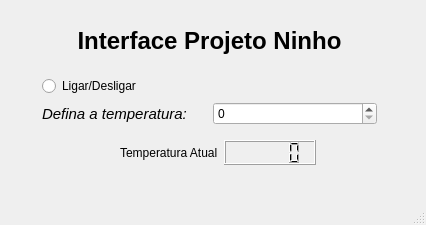
<?xml version="1.0" encoding="UTF-8"?>
<ui version="4.0">
 <class>MainWindow</class>
 <widget class="QMainWindow" name="MainWindow">
  <property name="geometry">
   <rect>
    <x>0</x>
    <y>0</y>
    <width>426</width>
    <height>225</height>
   </rect>
  </property>
  <property name="palette">
   <palette>
    <active>
     <colorrole role="ToolTipBase">
      <brush brushstyle="SolidPattern">
       <color alpha="255">
        <red>255</red>
        <green>255</green>
        <blue>169</blue>
       </color>
      </brush>
     </colorrole>
    </active>
    <inactive>
     <colorrole role="ToolTipBase">
      <brush brushstyle="SolidPattern">
       <color alpha="255">
        <red>255</red>
        <green>255</green>
        <blue>169</blue>
       </color>
      </brush>
     </colorrole>
    </inactive>
    <disabled>
     <colorrole role="ToolTipBase">
      <brush brushstyle="SolidPattern">
       <color alpha="255">
        <red>255</red>
        <green>255</green>
        <blue>169</blue>
       </color>
      </brush>
     </colorrole>
    </disabled>
   </palette>
  </property>
  <property name="windowTitle">
   <string>Ninho</string>
  </property>
  <widget class="QWidget" name="centralwidget">
   <widget class="QWidget" name="">
    <property name="geometry">
     <rect>
      <x>42</x>
      <y>12</y>
      <width>335</width>
      <height>113</height>
     </rect>
    </property>
    <layout class="QVBoxLayout" name="verticalLayout">
     <item>
      <widget class="QLabel" name="label">
       <property name="text">
        <string>&lt;html&gt;&lt;head/&gt;&lt;body&gt;&lt;h1 align=&quot;center&quot; style=&quot; margin-top:18px; margin-bottom:12px; margin-left:0px; margin-right:0px; -qt-block-indent:0; text-indent:0px;&quot;&gt;&lt;span style=&quot; font-size:xx-large; font-weight:700;&quot;&gt;Interface Projeto Ninho&lt;/span&gt;&lt;/h1&gt;&lt;/body&gt;&lt;/html&gt;</string>
       </property>
      </widget>
     </item>
     <item>
      <widget class="QRadioButton" name="radioButton">
       <property name="text">
        <string>Ligar/Desligar</string>
       </property>
      </widget>
     </item>
     <item>
      <layout class="QHBoxLayout" name="horizontalLayout">
       <item>
        <widget class="QLabel" name="label_2">
         <property name="font">
          <font>
           <pointsize>11</pointsize>
           <italic>true</italic>
          </font>
         </property>
         <property name="text">
          <string>Defina a temperatura:</string>
         </property>
        </widget>
       </item>
       <item>
        <widget class="QSpinBox" name="spinBox"/>
       </item>
      </layout>
     </item>
    </layout>
   </widget>
   <widget class="QWidget" name="">
    <property name="geometry">
     <rect>
      <x>120</x>
      <y>140</y>
      <width>196</width>
      <height>25</height>
     </rect>
    </property>
    <layout class="QHBoxLayout" name="horizontalLayout_2">
     <item>
      <widget class="QLabel" name="label_3">
       <property name="text">
        <string>Temperatura Atual</string>
       </property>
      </widget>
     </item>
     <item>
      <widget class="QLCDNumber" name="lcdNumber"/>
     </item>
    </layout>
   </widget>
  </widget>
  <widget class="QMenuBar" name="menubar">
   <property name="geometry">
    <rect>
     <x>0</x>
     <y>0</y>
     <width>426</width>
     <height>25</height>
    </rect>
   </property>
  </widget>
  <widget class="QStatusBar" name="statusbar"/>
 </widget>
 <resources/>
 <connections/>
</ui>
